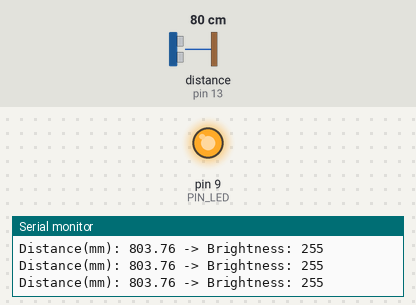
The sketch below on a simulated Arduino Uno, built with avr-gcc and run on an emulated ATmega328P. Shown: output pins drawn as LEDs (lit = HIGH), the last lines printed to the serial monitor. Wiring (inferred from the names in the program): ultrasonic range finder: trigger pin 12; echo pin 13. Dashed ring = blinking. Inputs (shaded band) come from the test bench; at power-on: distance to the obstacle (sensor on pin 13) 80 cm. The echo pulse lasts 58.3 µs per cm; pins used as bus, display or sensor lines are not drawn.

Above: at 1.2 s.
1.3 s: distance to the obstacle (sensor on pin 13) set to 18 cm
At 1.68 s:
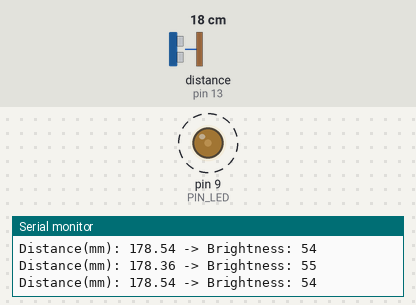
4.3 s: distance to the obstacle (sensor on pin 13) set to 2 cm
Timing chart, 0 to 7.3 s (numbered marks = the images above; inputs shaded):
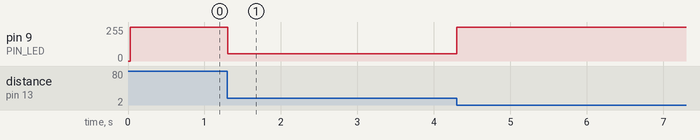

Measured:
- after the input at 1.3 s, pin 9 (PIN_LED): alternates 55/255 for 0.02 s and 54/255 for 0.03 s, starting at once

The sketch:

08_example_2.ino
```cpp
// Arduino pin assignment
#define PIN_LED  9
#define PIN_TRIG 12   // sonar sensor TRIGGER
#define PIN_ECHO 13   // sonar sensor ECHO

// configurable parameters
#define SND_VEL 346.0     // sound velocity at 24 celsius degree (unit: m/sec)
#define INTERVAL 25       // sampling interval (unit: msec)
#define PULSE_DURATION 10 // ultra-sound Pulse Duration (unit: usec)

#define TIMEOUT ((INTERVAL / 2) * 1000.0) // maximum echo waiting time (unit: usec)
#define SCALE (0.001 * 0.5 * SND_VEL)     // convert duration to distance (mm)

unsigned long last_sampling_time;   // unit: msec

void setup() {
  pinMode(PIN_LED, OUTPUT);
  pinMode(PIN_TRIG, OUTPUT);
  pinMode(PIN_ECHO, INPUT);
  digitalWrite(PIN_TRIG, LOW);

  Serial.begin(57600);
}

void loop() {
  if (millis() < (last_sampling_time + INTERVAL))
    return;

  float distance = USS_measure(PIN_TRIG, PIN_ECHO); // mm
  int brightness = 255; // 기본적으로 꺼짐

  if (distance > 100 && distance <= 200) {
    // 100mm ~ 200mm: 밝기 증가 (255 → 0)
    brightness = (int)(255.0 * (200 - distance) / 100.0);
  }
  else if (distance > 200 && distance < 300) {
    // 200mm ~ 300mm: 밝기 감소 (0 → 255)
    brightness = (int)(255.0 * (distance - 200) / 100.0);
  }
  else if (distance == 200) {
    brightness = 0;  // 최대 밝기
  }
  else if (distance == 150 || distance == 250) {
    brightness = 127;  // 50% 밝기
  }

  analogWrite(PIN_LED, brightness); // Active Low

  // 디버깅용 출력
  Serial.print("Distance(mm): "); Serial.print(distance);
  Serial.print(" -> Brightness: "); Serial.println(brightness);

  last_sampling_time += INTERVAL;
}

// get a distance reading from USS. return value is in millimeter.
float USS_measure(int TRIG, int ECHO) {
  digitalWrite(TRIG, HIGH);
  delayMicroseconds(PULSE_DURATION);
  digitalWrite(TRIG, LOW);

  return pulseIn(ECHO, HIGH, TIMEOUT) * SCALE; // unit: mm
}
```
